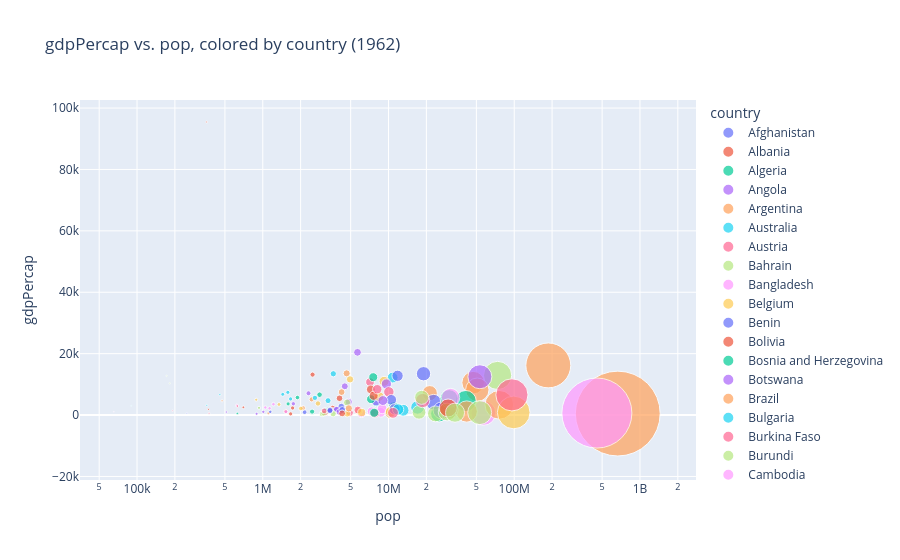

The notebook cell saved with this chart:
### Markdown cell above
### Try it

Same chart, different config — swap the axes, grouping, and year to see how the story changes.

### Code cell
fig = px.scatter(
    df[df["year"] == 1962],       # change me: any year in the dataset
    x="pop",                      # change me: try "gdpPercap" or "lifeExp"
    y="gdpPercap",                # change me: try "lifeExp" or "pop"
    color="country",              # change me: try "continent", or drop this line entirely
    size="pop",
    hover_name="country",
    log_x=True,
    size_max=60,
    title="gdpPercap vs. pop, colored by country (1962)",
)
fig.show()
